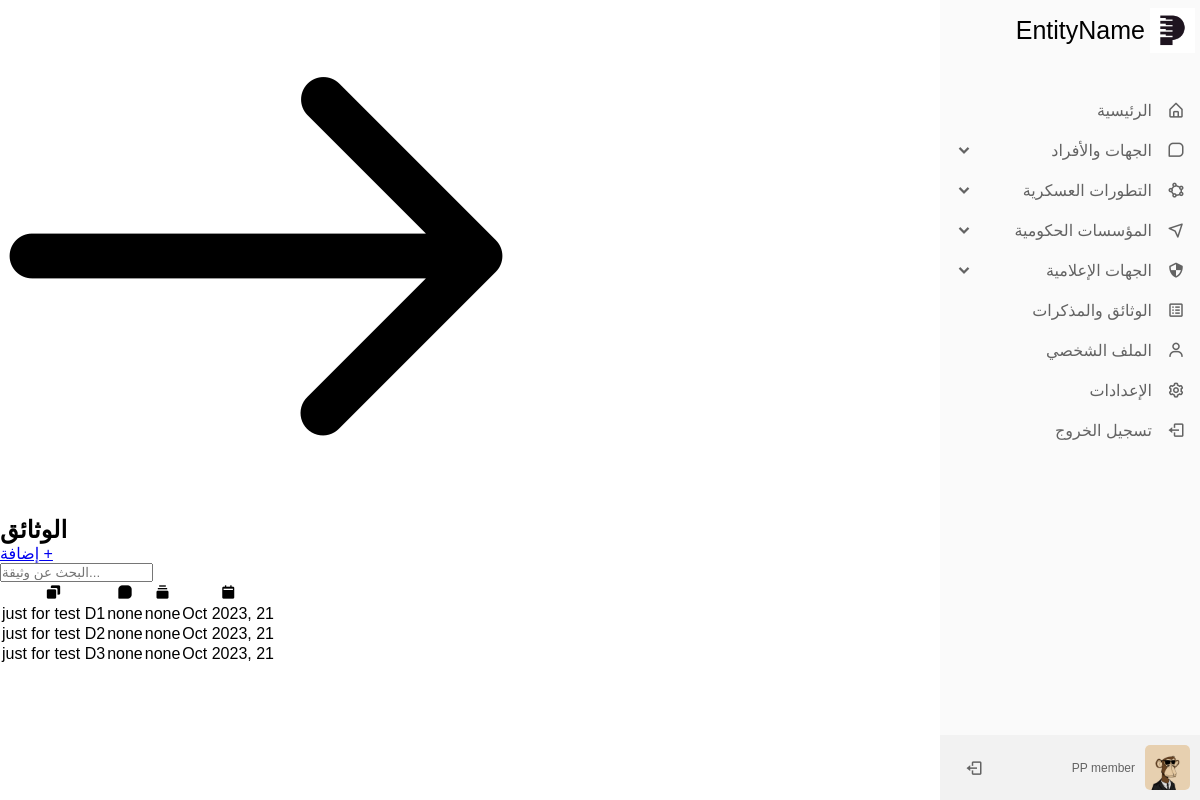
/documents/, run on the app's committed database.
### main/models.py (models this page shows, shortened)
class Headline(models.Model):
    title = models.CharField(max_length=500, null=True)
    created_at = models.DateTimeField(auto_now_add=True)
    class Meta:
        ordering = ['-created_at']

### word/models.py (models this page shows)
class Document(models.Model):
    title = models.CharField(max_length=1000, null=True)
    content = QuillField()
    created_at = models.DateTimeField(auto_now_add=True, null=True)

### word/views.py (the view)
# urls.py: path('documents/',word_views.documents, name="documents"),
def documents(request):
    documents = Document.objects.all()
    parties = Party.objects.all()
    headlines = Headline.objects.all()
    context = {'documents': documents, 'parties': parties, 'headlines': headlines,}
    return render(request, 'document/documents.html', context)

### word/templates/document/documents.html (shortened to what this page needs)
{% extends 'main/base.html' %}
{% block content %}
{% load static %}
{% load compress %}
<!DOCTYPE html>
<html lang="en" dir="ltr">
  <head>
    {% compress css %}
    <link type="text/x-scss" href="{% static 'main/css/style.scss' %}"     rel="stylesheet" media="screen">
    {% endcompress %}
    <link href='https://unpkg.com/boxicons@2.0.7/css/boxicons.min.css' rel='stylesheet'>
    </head>
<body>
</body>
<body hx-target="this" hx-swap="outerHTML">
  <div class="section1">
    {% include 'main/components/sidebar.html' %}
    <section class="home-section" id="home-section">
      <div class="section2">
        <div class="back">
            <a onclick="openLoaderPage()" hx-get="{% url 'home' %}"><img src="{% static 'main/images/back.png' %}" alt=""></a>
        </div>
        <div class="heading">
            <div class="right">
                <h2 class="title">الوثائق</h2>
            </div>
            <div class="left">
                <a href="{% url 'create_document' %}" class="add">إضافة +</a>
                <div class="search-bar">
                    <form onsubmit="openLoaderPage()" hx-get="{% url 'search' %}" class="form">
                      <input type="text" name="query" id="search_input" placeholder="البحث عن وثيقة..." oninput="replaceSpaces1()"/>
                    </form>
                  </div>
            </div>
        </div>
        <div class="feed">
            <table class="feedtable">
            <tr>
                <th><i class='bx bxs-copy' ></i></th>
                <th><a class="iLink"><i class='bx bxs-message-square' ></i></a></th>
                <th><i class='bx bxs-collection' ></i></th>
                <th><i class='bx bxs-calendar-alt' ></i></th>
            </tr>
            {% for document in documents %}
            <tr>
                <td class="title"><a onclick="openLoaderPage()" class="td_link" hx-get="{% url 'document' document.id %}">{{document.title}}</a></td>
                <td class="party">none</td>
                <td class="tags">none</td>
                <td class="created_at">{{document.created_at|date:"M Y, d" }}</td>
            </tr>
            {% endfor %}
            </table>
        </div>
    </div>
  </body>
</html>
{% endblock content %}

### main/templates/main/components/sidebar.html (shortened to what this page needs)
{% load static %}
<div class="sidebar">
    <a href="{% url 'home' %}"><div class="logo-details">
      <img src="{% static 'main/images/logo.png' %}" alt="">
      <span class="logo_name">EntityName</span>
    </div></a>
    <ul class="nav-links">
      <li class="mainLi">
        <a onclick="openLoaderPage()" hx-get="{% url 'home' %}">
          <i class='bx bx-home-alt' ></i>
          <span class="link_name">الرئيسية</span>
        </a>
      </li>
      <li class="mainLi">
        <div class="iocn-link">
          <a onclick="openLoaderPage()" hx-get="{% url 'parties' %}">
            <i class='bx bx-message-square' ></i>
            <span class="link_name">الجهات والأفراد</span>
          </a>
          <i class='bx bxs-chevron-down arrow' ></i>
        </div>
      </li>
      {% for headline in headlines %}
      <li class="mainLi">
        <div class="iocn-link">
          <a onclick="openLoaderPage()" hx-get="{% url 'headline' headline.id %}">
            {% if headline.id == 1 %}
            <i class='bx bx-shield-quarter'></i>
            {% elif headline.id == 2 %}
            <i class='bx bx-navigation'></i>
            {% elif headline.id == 3 %}
            <i class='bx bx-shape-polygon'></i>
            {% else %}
            <i class='bx bx-message-square' ></i>
            {% endif %}
            <span class="link_name">{{headline.title}}</span>
          </a>
          <i class='bx bxs-chevron-down arrow' ></i>
        </div>
      </li>
      {% endfor %}
      <li class="mainLi">
        <a onclick="openLoaderPage()" hx-get="{% url 'documents' %}">
          <i class='bx bx-spreadsheet'></i>
          <span class="link_name">الوثائق والمذكرات</span>
        </a>
      </li>
      <li class="mainLi">
        <a href="#">
          <i class='bx bx-user' ></i>
          <span class="link_name">الملف الشخصي</span>
        </a>
      </li>
      <li class="mainLi">
        <a href="#">
          <i class='bx bx-cog' ></i>
          <span class="link_name">الإعدادات</span>
        </a>
      </li>
      <li class="mainLi">
        <a href="{% url 'logout' %}">
          <i class='bx bx-log-out' ></i>
          <span class="link_name">تسجيل الخروج</span>
        </a>
      </li>
      <li>
        <div class="profile-details">
        <div class="profile-content">
            <img src="{% static 'main/images/profile.jpg' %}" alt="">
        </div>
        <div class="name-job">
            <div class="job">PP member</div>
        </div>
        <a href="{% url 'logout' %}"><i class='bx bx-log-out'></i></a>
        </div>
      </li>
    </ul>
  </div>

### main/templates/main/components/sidebar.html (style rules this page uses)
* { margin: 0; padding: 0; box-sizing: border-box; font-family: 'Gill Sans', 'Gill Sans MT', Calibri, 'Trebuchet MS', sans-serif; }
.sidebar { position: fixed; direction: rtl; top: 0; right: 0; height: 100%; width: 260px; background-color: #fafafa; z-index: 1; transition: all 0.5s ease; -ms-overflow-style: none; scrollbar-width: none; scrollbar-color: transparent transparent; }
.sidebar a { text-decoration: none; cursor: pointer; }
.sidebar .logo-details { height: 60px; width: 100%; display: flex; align-items: center; }
.sidebar .logo-details img { width: 45px; height: 45px; margin-top: 30px; margin: 20px 5px; }
.sidebar .logo-details .logo_name { font-size: 25px; color: #000; font-weight: 600; transition: 0.3s ease; transition-delay: 0.1s; font-weight: 400; }
.sidebar .nav-links { height: 100%; padding: 30px 0 150px 0; overflow: auto; }
.sidebar .nav-links li { position: relative; list-style: none; transition: all 0.4s ease; }
.sidebar .nav-links li .iocn-link { display: flex; align-items: center; justify-content: space-between; }
.sidebar .nav-links li i { height: 40px; min-width: 40px; text-align: center; line-height: 40px; color: #636363; font-size: 18px; cursor: pointer; transition: all 0.3s ease; padding: 0 15px; }
.sidebar .nav-links li a { display: flex; align-items: center; text-decoration: none; }
.sidebar .nav-links li a .link_name { font-size: 16px; font-weight: 400; color: #636363; transition: all 0.4s ease; }
.sidebar .profile-details { position: fixed; bottom: 0; width: 260px; display: grid; grid-template-columns: 1fr 3fr 1fr; gap: 10px; align-items: center; background: #f2f2f2; padding: 10px; transition: all 0.5s ease; }
.sidebar .profile-details .profile-content { display: flex; align-items: center; }
.sidebar .profile-details img { height: 45px; width: 45px; object-fit: cover; border-radius: 5px; background: #fff; transition: all 0.5s ease; }
.sidebar .profile-details .profile_name, .sidebar .profile-details .job { color: #636363; font-size: 18px; font-weight: 500; white-space: nowrap; }
.sidebar .profile-details .job { font-size: 12px; }

### data on the page
Headline: title "التطورات العسكرية"
Headline: title "المؤسسات الحكومية"
Headline: title "الجهات الإعلامية"
Document: title "just for test D1", created_at "Oct 2023, 21"
Document: title "just for test D2", created_at "Oct 2023, 21"
Document: title "just for test D3", created_at "Oct 2023, 21"
